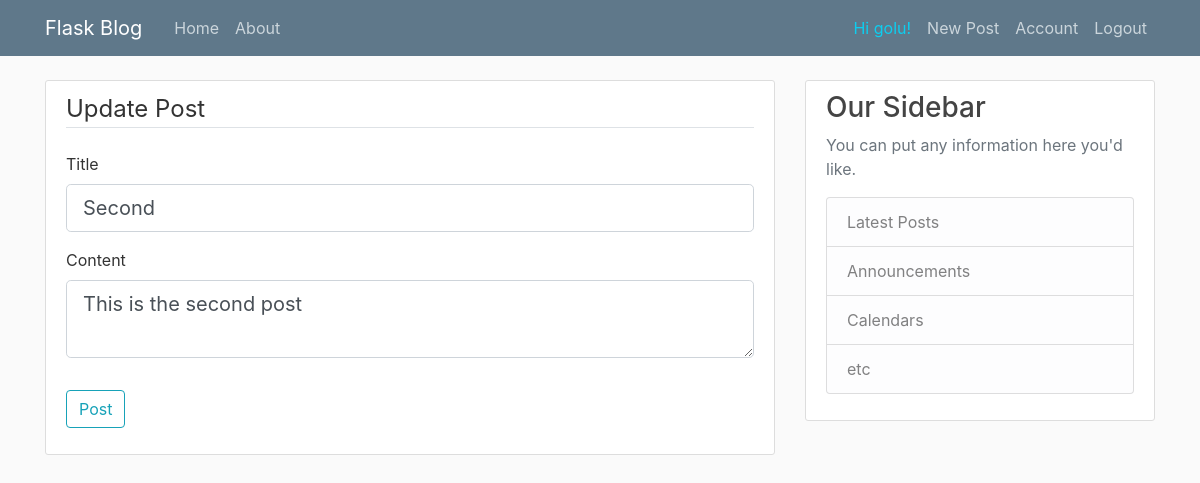
The page /post/2/update (signed in) on the database its author committed.
### flaskblog_PACKAGE/models.py (models this page shows, shortened)
class User(db.Model, UserMixin):
    id = db.Column(db.Integer, primary_key=True)
    username = db.Column(db.String(20), unique=True, nullable=False)
    email = db.Column(db.String(120), unique=True, nullable=False)
    image_file = db.Column(db.String(20), nullable=False, default = 'default.png')
    password = db.Column(db.String(60), nullable=False)
    posts = db.relationship('Post', backref='author', lazy=True)

class Post(db.Model):
    id = db.Column(db.Integer, primary_key=True)
    title = db.Column(db.String(100), nullable=False)
    date_posted = db.Column(db.DateTime, nullable=False,default=datetime.utcnow)
    content = db.Column(db.Text, nullable=False)
    user_id = db.Column(db.Integer, db.ForeignKey('user.id'),nullable=False)

### flaskblog_PACKAGE/routes.py (the view)
@app.route("/post/<int:post_id>/update",methods = ['GET', 'POST'])
@login_required
def update_post(post_id):
    post = Post.query.get_or_404(post_id)
    if post.author != current_user:
        abort(403)
    form = PostForm()
    if form.validate_on_submit():
        post.title = form.title.data
        post.content = form.content.data
        db.session.commit()
        flash('Your post has been updated', 'success')
        return redirect(url_for('post', post_id = post.id))
    elif request.method == 'GET':
        form.title.data = post.title
        form.content.data = post.content
    return render_template('create_post.html', title = 'Update post', form = form, legend = 'Update Post')

### flaskblog_PACKAGE/forms.py
class PostForm(FlaskForm):
    title = StringField('Title', validators=[DataRequired()])
    content = TextAreaField('Content', validators=[DataRequired()])
    submit = SubmitField('Post')

### flaskblog_PACKAGE/models.py (called while the page is built)
@login_manager.user_loader
def load_user(user_id):
    return User.query.get(int(user_id))

### flaskblog_PACKAGE/templates/create_post.html (shortened to what this page needs)
{% extends "layout.html" %}
    {% block content %}
    <div class = 'content-section'>
        <form method="POST" action = "">
            <fieldset class = "form-group">
                <legend class="border-bottom mb-4">{{ legend }}</legend>
                <div class="form-group">
                    {{ form.title.label(class = "form-control-label") }}
                    {% if form.title.errors %}
                        {{ form.title(class = "form-control form-control-lg is-invalid") }}
                            <div class="invalid-feedback">
                                {% for error in form.title.errors %}
                                    <span> {{ error }}</span>
                                {% endfor%}
                            </div>
                            {% else %}
                            {{ form.title(class = "form-control form-control-lg") }}
                            {% endif %}
                </div>
                <div class="form-group">
                    {{ form.content.label(class = "form-control-label") }}
                    {% if form.content.errors %}
                        {{ form.content(class = "form-control form-control-lg is-invalid") }}
                            <div class="invalid-feedback">
                                {% for error in form.content.errors %}
                                    <span> {{ error }}</span>
                                {% endfor%}
                            </div>
                            {% else %}
                            {{ form.content(class = "form-control form-control-lg") }}
                            {% endif %}
                </div>
            </fieldset>
            <div class="form-group">
                {{ form.submit(class = "btn btn-outline-info") }}
            </div>
        </form>
    </div>
    {% endblock content %}

### flaskblog_PACKAGE/templates/layout.html (shortened to what this page needs)
<!DOCTYPE html>
<html lang="en">
<head>
    <link rel="stylesheet" href="https://stackpath.bootstrapcdn.com/bootstrap/4.3.1/css/bootstrap.min.css">
    <link rel="stylesheet" type="text/css" href="{{url_for('static', filename = 'main.css')}}"
</head>
<body>
    <header class="site-header">
        <nav class="navbar navbar-expand-md navbar-dark bg-steel fixed-top">
          <div class="container">
            <a class="navbar-brand mr-4" href="/">Flask Blog</a>
            <div class="collapse navbar-collapse" id="navbarToggle">
              <div class="navbar-nav mr-auto">
                <a class="nav-item nav-link" href="{{ url_for('homePage') }}">Home</a>
                <a class="nav-item nav-link" href="{{ url_for('about') }}">About</a>
              </div>
              <div class="navbar-nav">
                {% if current_user.is_authenticated %}
                  <a class="nav-item nav-link" style="color:#0dcef0" href="#">Hi {{ current_user.username }}!</a>
                  <a class="nav-item nav-link" href="{{ url_for('new_post') }}">New Post</a>
                  <a class="nav-item nav-link" href="{{ url_for('account') }}">Account</a>
                  <a class="nav-item nav-link" href="{{ url_for('logout') }}">Logout</a>
                {% else %}
                  <a class="nav-item nav-link" href="{{ url_for('login') }}">Login</a>
                  <a class="nav-item nav-link" href="{{ url_for('register') }}">Register</a>
                {% endif %}
                </div>
            </div>
          </div>
        </nav>
      </header>
      <main role="main" class="container">
        <div class="row">
          <div class="col-md-8">
            {% block content %}{% endblock %}
          </div>
          <div class="col-md-4">
            <div class="content-section">
              <h3>Our Sidebar</h3>
              <p class='text-muted'>You can put any information here you'd like.
                <ul class="list-group">
                  <li class="list-group-item list-group-item-light">Latest Posts</li>
                  <li class="list-group-item list-group-item-light">Announcements</li>
                  <li class="list-group-item list-group-item-light">Calendars</li>
                  <li class="list-group-item list-group-item-light">etc</li>
                </ul>
              </p>
            </div>
          </div>
        </div>
      </main>
</body>
</html>

### flaskblog_PACKAGE/static/main.css (style rules this page uses)
body { background: #fafafa; color: #333333; margin-top: 5rem; }
h1, h2, h3, h4, h5, h6 { color: #444444; }
.bg-steel { background-color: #5f788a; }
.site-header .navbar-nav .nav-link { color: #cbd5db; }
.content-section { background: #ffffff; padding: 10px 20px; border: 1px solid #dddddd; border-radius: 3px; margin-bottom: 20px; }

### rows shown on the page
User: username "golu"
Post: title "Second", content "This is the second post"

### other values the page prints
{{ legend }} "Update Post"
